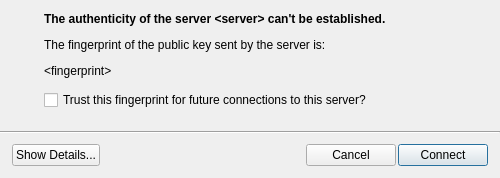
<?xml version="1.0" encoding="UTF-8"?>
<ui version="4.0">
 <class>TrustForm</class>
 <widget class="QWidget" name="TrustForm">
  <property name="geometry">
   <rect>
    <x>0</x>
    <y>0</y>
    <width>500</width>
    <height>178</height>
   </rect>
  </property>
  <property name="windowTitle">
   <string>Form</string>
  </property>
  <layout class="QVBoxLayout" name="verticalLayout_3" stretch="0,1,0,0">
   <property name="spacing">
    <number>2</number>
   </property>
   <property name="margin">
    <number>0</number>
   </property>
   <item>
    <layout class="QHBoxLayout" name="horizontalLayout" stretch="0,1">
     <property name="spacing">
      <number>12</number>
     </property>
     <property name="leftMargin">
      <number>12</number>
     </property>
     <property name="topMargin">
      <number>12</number>
     </property>
     <property name="rightMargin">
      <number>12</number>
     </property>
     <property name="bottomMargin">
      <number>8</number>
     </property>
     <item>
      <layout class="QVBoxLayout" name="verticalLayout_2">
       <item>
        <widget class="QLabel" name="warning_label">
         <property name="minimumSize">
          <size>
           <width>0</width>
           <height>0</height>
          </size>
         </property>
         <property name="maximumSize">
          <size>
           <width>64</width>
           <height>64</height>
          </size>
         </property>
         <property name="text">
          <string/>
         </property>
        </widget>
       </item>
       <item>
        <spacer name="verticalSpacer">
         <property name="orientation">
          <enum>Qt::Vertical</enum>
         </property>
         <property name="sizeHint" stdset="0">
          <size>
           <width>20</width>
           <height>0</height>
          </size>
         </property>
        </spacer>
       </item>
      </layout>
     </item>
     <item>
      <layout class="QVBoxLayout" name="verticalLayout" stretch="0,0">
       <property name="spacing">
        <number>-1</number>
       </property>
       <property name="margin">
        <number>0</number>
       </property>
       <item>
        <widget class="QLabel" name="msg_label">
         <property name="text">
          <string>&lt;html&gt;&lt;head/&gt;&lt;body&gt;&lt;p&gt;&lt;span style=&quot; font-weight:600;&quot;&gt;The authenticity of the server &amp;lt;server&amp;gt; can't be established.&lt;/span&gt;&lt;/p&gt;&lt;p&gt;The fingerprint of the public key sent by the server is:&lt;/p&gt;&lt;p&gt;&amp;lt;fingerprint&amp;gt;&lt;/p&gt;&lt;/body&gt;&lt;/html&gt;</string>
         </property>
         <property name="wordWrap">
          <bool>true</bool>
         </property>
         <property name="textInteractionFlags">
          <set>Qt::TextSelectableByMouse</set>
         </property>
        </widget>
       </item>
       <item>
        <widget class="QCheckBox" name="trust_cb">
         <property name="text">
          <string>Trust this fingerprint for future connections to this server?</string>
         </property>
        </widget>
       </item>
      </layout>
     </item>
    </layout>
   </item>
   <item>
    <spacer name="verticalSpacer_2">
     <property name="orientation">
      <enum>Qt::Vertical</enum>
     </property>
     <property name="sizeHint" stdset="0">
      <size>
       <width>20</width>
       <height>0</height>
      </size>
     </property>
    </spacer>
   </item>
   <item>
    <widget class="Line" name="break_line">
     <property name="orientation">
      <enum>Qt::Horizontal</enum>
     </property>
    </widget>
   </item>
   <item>
    <layout class="QHBoxLayout" name="horizontalLayout_3">
     <property name="leftMargin">
      <number>12</number>
     </property>
     <property name="topMargin">
      <number>8</number>
     </property>
     <property name="rightMargin">
      <number>12</number>
     </property>
     <property name="bottomMargin">
      <number>12</number>
     </property>
     <item>
      <widget class="QPushButton" name="details_btn">
       <property name="text">
        <string>Show Details...</string>
       </property>
      </widget>
     </item>
     <item>
      <spacer name="horizontalSpacer">
       <property name="orientation">
        <enum>Qt::Horizontal</enum>
       </property>
       <property name="sizeHint" stdset="0">
        <size>
         <width>0</width>
         <height>20</height>
        </size>
       </property>
      </spacer>
     </item>
     <item>
      <widget class="QPushButton" name="cancel_btn">
       <property name="minimumSize">
        <size>
         <width>90</width>
         <height>0</height>
        </size>
       </property>
       <property name="text">
        <string>Cancel</string>
       </property>
      </widget>
     </item>
     <item>
      <widget class="QPushButton" name="ok_btn">
       <property name="minimumSize">
        <size>
         <width>90</width>
         <height>0</height>
        </size>
       </property>
       <property name="text">
        <string>Connect</string>
       </property>
       <property name="default">
        <bool>true</bool>
       </property>
      </widget>
     </item>
    </layout>
   </item>
  </layout>
 </widget>
 <resources/>
 <connections/>
</ui>
